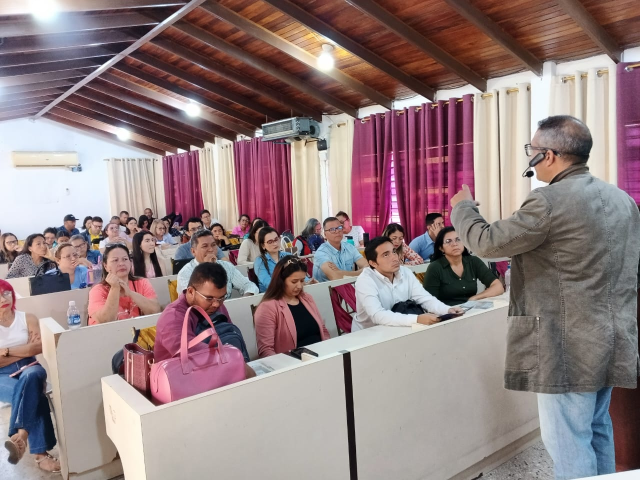
#> input picture AGENTS/AUDITOR_IA_MARCA_PROFESIONAL/assets/foto_evento_barinas.jpg, 1280 x 960 px (shown at 1/2 size)
$ python build_cards.py ../../AGENTS/AUDITOR_IA_MARCA_PROFESIONAL/assets/foto_evento_barinas.jpg ../../AGENTS/AUDITOR_IA_MARCA_PROFESIONAL/assets/foto_evento_barinas.jpg ../../AGENTS/AUDITOR_IA_MARCA_PROFESIONAL/assets/foto_evento_barinas.jpg
#> lines starting #> are read from the running program, lines starting #| are printed output that depends on the picture
#!/usr/bin/env python3
"""Paso 3 - Tarjetas de apertura/cierre y placas de texto sobre el montaje.

Genera cuatro PNG de 1080x1920 que luego ffmpeg superpone o concatena:
  card_open.png    tarjeta de apertura (fondo solido + logo + titulos)
  card_close.png   tarjeta de cierre (fondo solido + logo, sin texto)
  text_block2.png  RGBA transparente, franja + agradecimiento (tercio inferior)
  text_block3.png  RGBA transparente, franja + "Felices vacaciones."

Tipografia Montserrat (institucional sans-serif), blanco puro sobre franja
oscura al 45% de opacidad. Los fundidos de 0.5s los aplica ffmpeg sobre el alfa.
"""

import sys

from PIL import Image, ImageDraw, ImageFont

FONT_DIR, OUT_DIR, LOGO = sys.argv[1], sys.argv[2], sys.argv[3]

W, H = 1080, 1920
DARK = (10, 10, 10)          # #0A0A0A
WHITE = (255, 255, 255)
BAND_ALPHA = 115             # 45% de 255
SAFE_X = 96                  # margen lateral de seguridad


def font(weight, size):
    return ImageFont.truetype(f"{FONT_DIR}/Montserrat-{weight}.ttf", size)


def track(draw, xy, text, fnt, fill, spacing=0, anchor_center_x=None):
    """Dibuja texto con tracking (letter-spacing) opcional, centrado en x."""
    widths = [draw.textlength(c, font=fnt) for c in text]
    total = sum(widths) + spacing * (len(text) - 1)
    x = anchor_center_x - total / 2 if anchor_center_x is not None else xy[0]
    y = xy[1]
    for c, cw in zip(text, widths):
        draw.text((x, y), c, font=fnt, fill=fill)
        x += cw + spacing
    return total


def wrap(draw, text, fnt, max_w):
    lines, cur = [], ""
    for word in text.split():
        probe = f"{cur} {word}".strip()
        if draw.textlength(probe, font=fnt) <= max_w:
            cur = probe
        else:
            if cur:
                lines.append(cur)
            cur = word
    if cur:
        lines.append(cur)
    return lines


# --------------------------------------------------------------------------
# Tarjetas de apertura y cierre
# --------------------------------------------------------------------------
logo = Image.open(LOGO).convert("RGBA")
logo_w = int(W * 0.35)                                    # 35% del ancho
logo_h = round(logo_w * logo.height / logo.width)
#> logo_h = 284
logo_r = logo.resize((logo_w, logo_h), Image.LANCZOS)
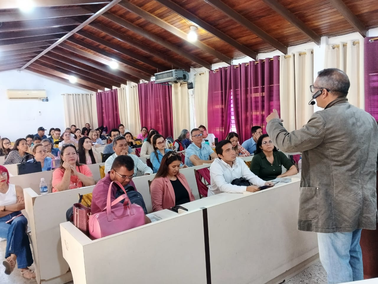
#> logo_r: PIL image 378x284 RGBA; mean R, G, B, A 146.2, 126.6, 127.8, 255


def make_card(with_text):
#> called with with_text = True
    card = Image.new("RGB", (W, H), DARK)
#> card: PIL image 1080x1920 RGB; every value is 10
    d = ImageDraw.Draw(card)

    if not with_text:
        card.paste(logo_r, ((W - logo_w) // 2, (H - logo_h) // 2), logo_r)
        return card

    f_title = font("700", 54)
    f_sub = font("400", 38)
    gap_logo, gap_title = 96, 30
    title_h, sub_h = 62, 46

    block_h = logo_h + gap_logo + title_h + gap_title + sub_h
#> block_h = 518
    top = (H - block_h) // 2
#> top = 701

    card.paste(logo_r, ((W - logo_w) // 2, top), logo_r)
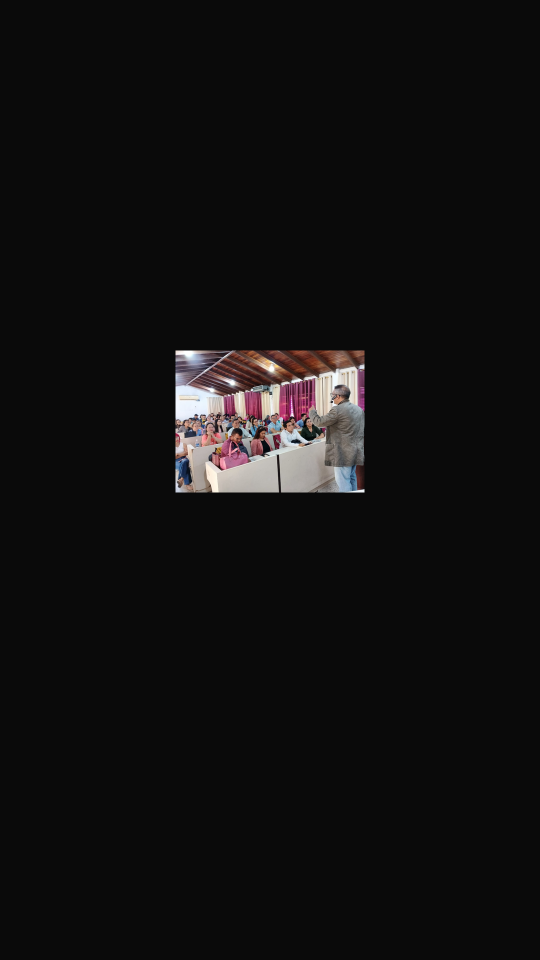
#> card: PIL image 1080x1920 RGB (shown at 1/2 size); mean R, G, B 17.1, 16, 16.1
    y = top + logo_h + gap_logo
#> y = 1081
    track(d, (0, y), "Universidad Deportiva del Sur", f_title, WHITE,
          spacing=1.5, anchor_center_x=W / 2)
    y += title_h + gap_title
#> y = 1173
    track(d, (0, y), "Cierre de Semestre 2026", f_sub, (222, 222, 222),
          spacing=4.0, anchor_center_x=W / 2)
    return card


make_card(True).save(f"{OUT_DIR}/card_open.png")
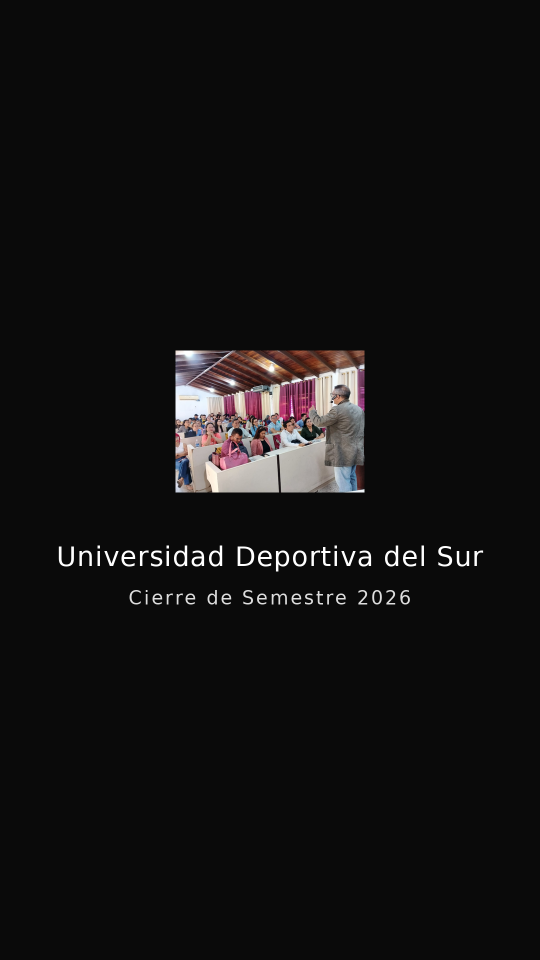
#> saved as card_open.png: PIL image 1080x1920 RGB (shown at 1/2 size); mean R, G, B 18.5, 17.5, 17.5
make_card(False).save(f"{OUT_DIR}/card_close.png")
#> call 2 of make_card, with with_text = False
#> in make_card (call 2), `card.paste(logo_r, ((W - logo_w) // 2, (H - logo_h) // 2), logo_r)`:
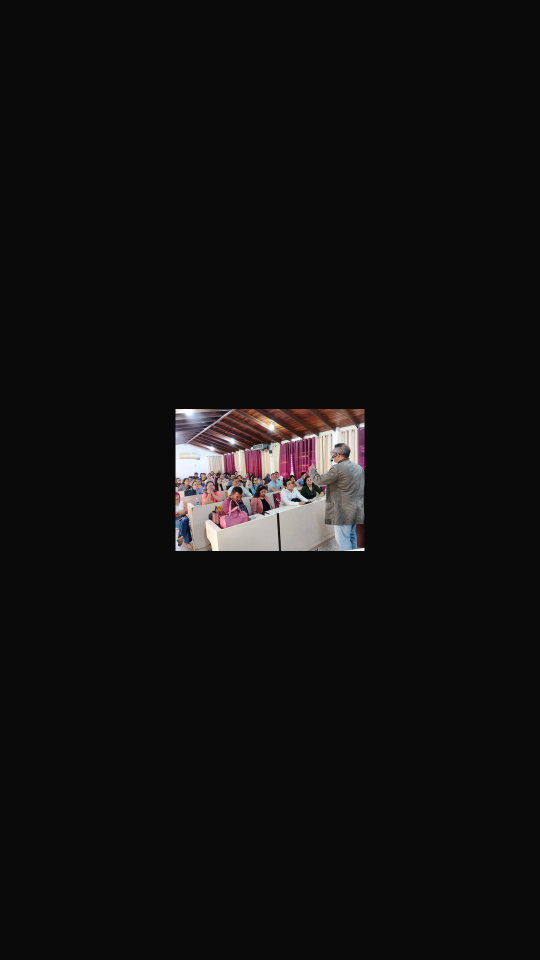
#> card: PIL image 1080x1920 RGB (shown at 1/2 size); mean R, G, B 17.1, 16, 16.1


# --------------------------------------------------------------------------
# Placas de texto sobre el montaje (tercio inferior)
# --------------------------------------------------------------------------
def make_text_plate(text, size, weight, out, line_gap=18, pad_y=56):
#> called with size = 46, weight = '600', line_gap = 18, pad_y = 56
    plate = Image.new("RGBA", (W, H), (0, 0, 0, 0))
#> plate: PIL image 1080x1920 RGBA; every value is 0
    d = ImageDraw.Draw(plate)
    fnt = font(weight, size)
    lines = wrap(d, text, fnt, W - 2 * SAFE_X)
#> lines = ['El Rectorado, Vicerrectorado y demás', 'autoridades rectorales agradecen la', 'labor y el compromiso de nuestros', 'docentes este semestre.']

    line_h = size + line_gap
    text_h = line_h * len(lines) - line_gap
#> text_h = 238
    band_h = text_h + 2 * pad_y
#> band_h = 350

    # Tercio inferior, dejando aire por debajo para la UI de Reels/Stories.
    band_top = 1470 - band_h // 2
#> band_top = 1295
    d.rectangle([0, band_top, W, band_top + band_h], fill=(6, 6, 6, BAND_ALPHA))

    y = band_top + pad_y - size * 0.12
#> y = 1345.5
    for ln in lines:
        tw = d.textlength(ln, font=fnt)
        d.text(((W - tw) / 2, y), ln, font=fnt, fill=WHITE + (255,))
        y += line_h
#> this loop made 4 passes
#> (ln, tw, y) on passes 1 to 4: ('El Rectorado, Vicerrectorado y demás', 867.8, 1409.5), ('autoridades rectorales agradecen la', 833.4, 1473.5), ('labor y el compromiso de nuestros', 797.9, 1537.5), ('docentes este semestre.', 566.4, 1601.5)
#> after the loop, y = 1601.5

    plate.save(out)
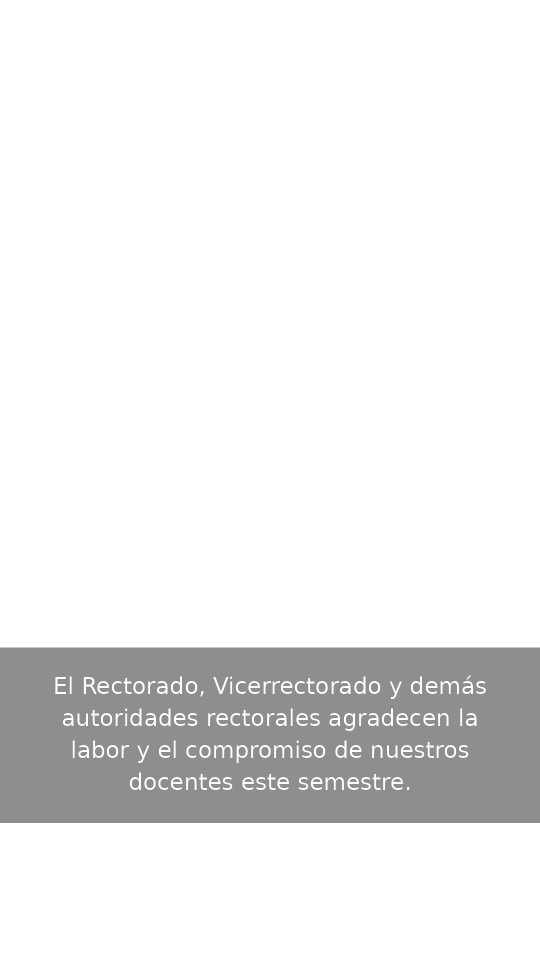
#> saved as text_block2.png: PIL image 1080x1920 RGBA (shown at 1/2 size); mean R, G, B, A 4.6, 4.6, 4.6, 23; transparent parts drawn white
    print(f"{out}: {len(lines)} linea(s), franja {band_h}px en y={band_top}")
#| ../../AGENTS/AUDITOR_IA_MARCA_PROFESIONAL/assets/foto_evento_barinas.jpg/text_block2.png: 4 linea(s), franja 350px en y=1295


make_text_plate(
    "El Rectorado, Vicerrectorado y demás autoridades rectorales agradecen "
    "la labor y el compromiso de nuestros docentes este semestre.",
    46, "600", f"{OUT_DIR}/text_block2.png")

make_text_plate("Felices vacaciones.", 72, "700", f"{OUT_DIR}/text_block3.png")
#> call 2 of make_text_plate, with text = 'Felices vacaciones.', size = 72, weight = '700', line_gap = 18, pad_y = 56
#> in make_text_plate (call 2), `lines = wrap(d, text, fnt, W - 2 * SAFE_X)`: lines = ['Felices vacaciones.']
#> in make_text_plate (call 2), `text_h = line_h * len(lines) - line_gap`: text_h = 72
#> in make_text_plate (call 2), `band_h = text_h + 2 * pad_y`: band_h = 184
#> in make_text_plate (call 2), `band_top = 1470 - band_h // 2`: band_top = 1378
#> in make_text_plate (call 2), `y = band_top + pad_y - size * 0.12`: y = 1425.4
#> the loop in make_text_plate (call 2), `for ln in lines:` made 1 pass
#> (ln, tw, y) on pass 1: ('Felices vacaciones.', 690.5, 1515.4)
#> after the loop in make_text_plate (call 2), `for ln in lines:`: y = 1515.4
#> in make_text_plate (call 2), `plate.save(out)`:
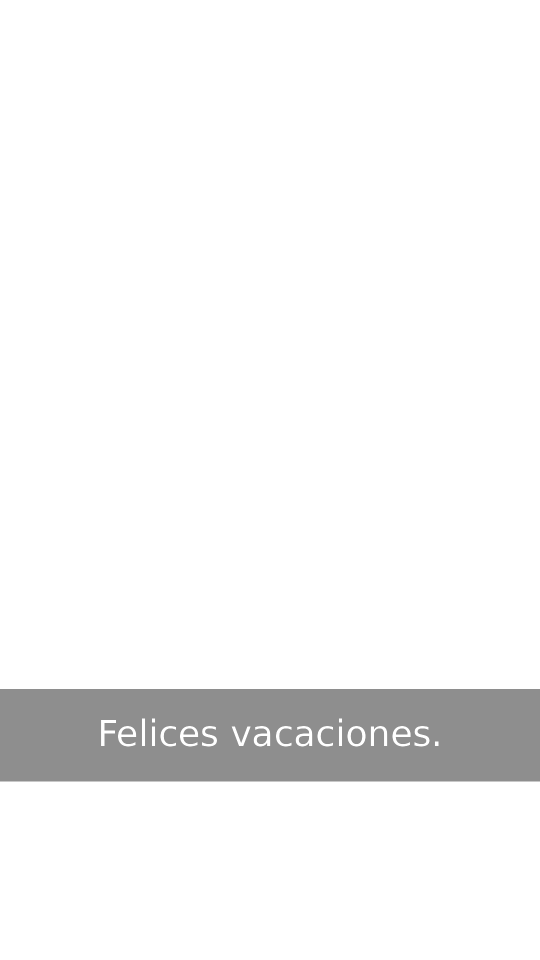
#> saved as text_block3.png: PIL image 1080x1920 RGBA (shown at 1/2 size); mean R, G, B, A 1.7, 1.7, 1.7, 11.7; transparent parts drawn white
#| ../../AGENTS/AUDITOR_IA_MARCA_PROFESIONAL/assets/foto_evento_barinas.jpg/text_block3.png: 1 linea(s), franja 184px en y=1378

print(f"logo en tarjeta: {logo_w}x{logo_h} px (35% de {W})")
#| logo en tarjeta: 378x284 px (35% de 1080)
